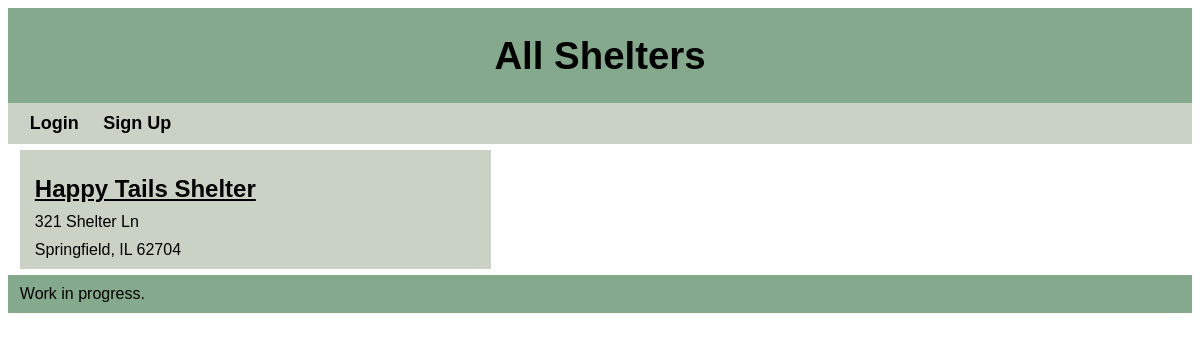
The app's page /index, older data.
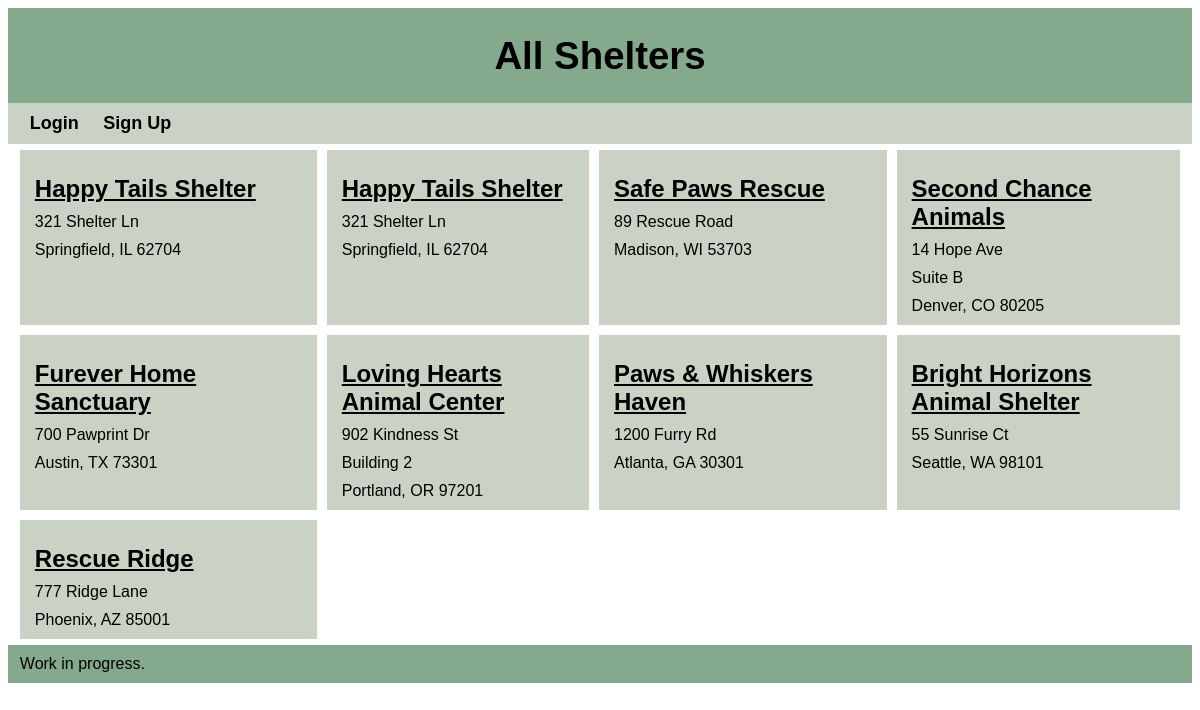
The same page, newer data.
### tables this page shows
CREATE TABLE Shelter (
    shelter_id INTEGER PRIMARY KEY AUTOINCREMENT,
    name TEXT NOT NULL,
    email TEXT NOT NULL,
    phone TEXT NOT NULL,
    street1 TEXT NOT NULL,
    street2 TEXT,
    city TEXT NOT NULL,
    state TEXT NOT NULL,
    zip TEXT NOT NULL,
    account_id INTEGER,
    date_shelter_added TEXT,
    no_kill BOOLEAN NOT NULL,
    max_dogs INTEGER NOT NULL,
    max_cats INTEGER NOT NULL,
    dogs BOOLEAN NOT NULL,
    cats BOOLEAN NOT NULL,
    FOREIGN KEY (account_id) REFERENCES Account(account_id)
);

### app/api.py (the view)
@app.route("/")
@app.route("/index")
def index():
    conn = sqlite3.connect(DATABASE)
    conn.row_factory = sqlite3.Row
    cursor = conn.cursor()
    shelters = cursor.execute('SELECT name, shelter_id, street1, street2, city, state, zip FROM Shelter').fetchall()
    return render_template('index.html', shelters = shelters)

### app/api.py (called while the page is built, shortened)
@app.before_request
def auto_logout():
    if not current_user.is_authenticated:
        return

### app/templates/index.html (shortened to what this page needs)
<!doctype html>
<html>
<head>
    <link rel="stylesheet" type="text/css" href="{{ url_for('static', filename='style.css') }}">
</head>
<body>
    <div id="container">
        <header>
            <h1>All Shelters</h1>
        </header>
        <nav id="navbar">
            {% if current_user.is_authenticated %}
                <a href="{{ url_for('logout') }}" class="nav-button">Logout</a>
            {% else %}
                <a href = "login.html">Login</a>
                <a href="signup.html">Sign Up</a>
            {% endif %}
        </nav>
        <main>
            <div id = "grid">
            {% for shelter in shelters %}
                <a href="/home/{{ shelter['shelter_id'] }}">
                    <h2>{{ shelter['name'] }}</h2>
                    <p>{{ shelter['street1'] }}</p>
                    {% if shelter['street2'] %}
                        <p>{{ shelter['street2'] }}</p>
                    {% endif %}
                    <p>{{ shelter['city'] }}, {{ shelter['state'] }} {{ shelter['zip'] }}</p>
                </a>
            {% endfor %}
            </div>
        </main>
        <footer>Work in progress.</a></footer>
    </div>
</body>
</html>

Row changes from the older to the newer data that the page shows:
added Shelter: name "Happy Tails Shelter", street1 "321 Shelter Ln", city "Springfield", state "IL", zip "62704"
added Shelter: name "Safe Paws Rescue", street1 "89 Rescue Road", city "Madison", state "WI", zip "53703"
added Shelter: name "Second Chance Animals", street1 "14 Hope Ave", street2 "Suite B", city "Denver", state "CO", zip "80205"
added Shelter: name "Furever Home Sanctuary", street1 "700 Pawprint Dr", city "Austin", state "TX", zip "73301"
added Shelter: name "Loving Hearts Animal Center", street1 "902 Kindness St", street2 "Building 2", city "Portland", state "OR", zip "97201"
added Shelter: name "Paws & Whiskers Haven", street1 "1200 Furry Rd", city "Atlanta", state "GA", zip "30301"
added Shelter: name "Bright Horizons Animal Shelter", street1 "55 Sunrise Ct", city "Seattle", state "WA", zip "98101"
added Shelter: name "Rescue Ridge", street1 "777 Ridge Lane", city "Phoenix", state "AZ", zip "85001"
